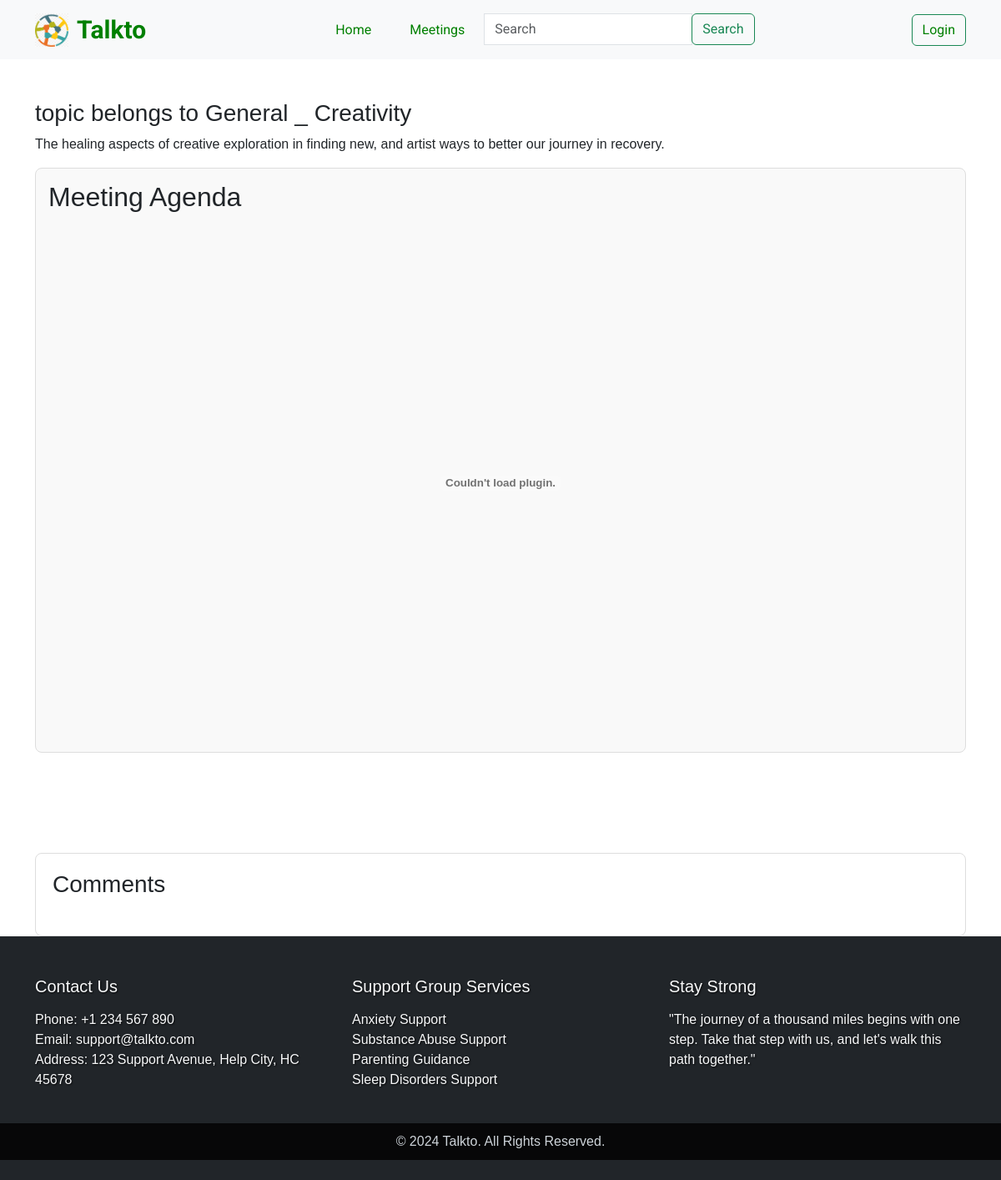
Before: /reading/3 with the older database file.
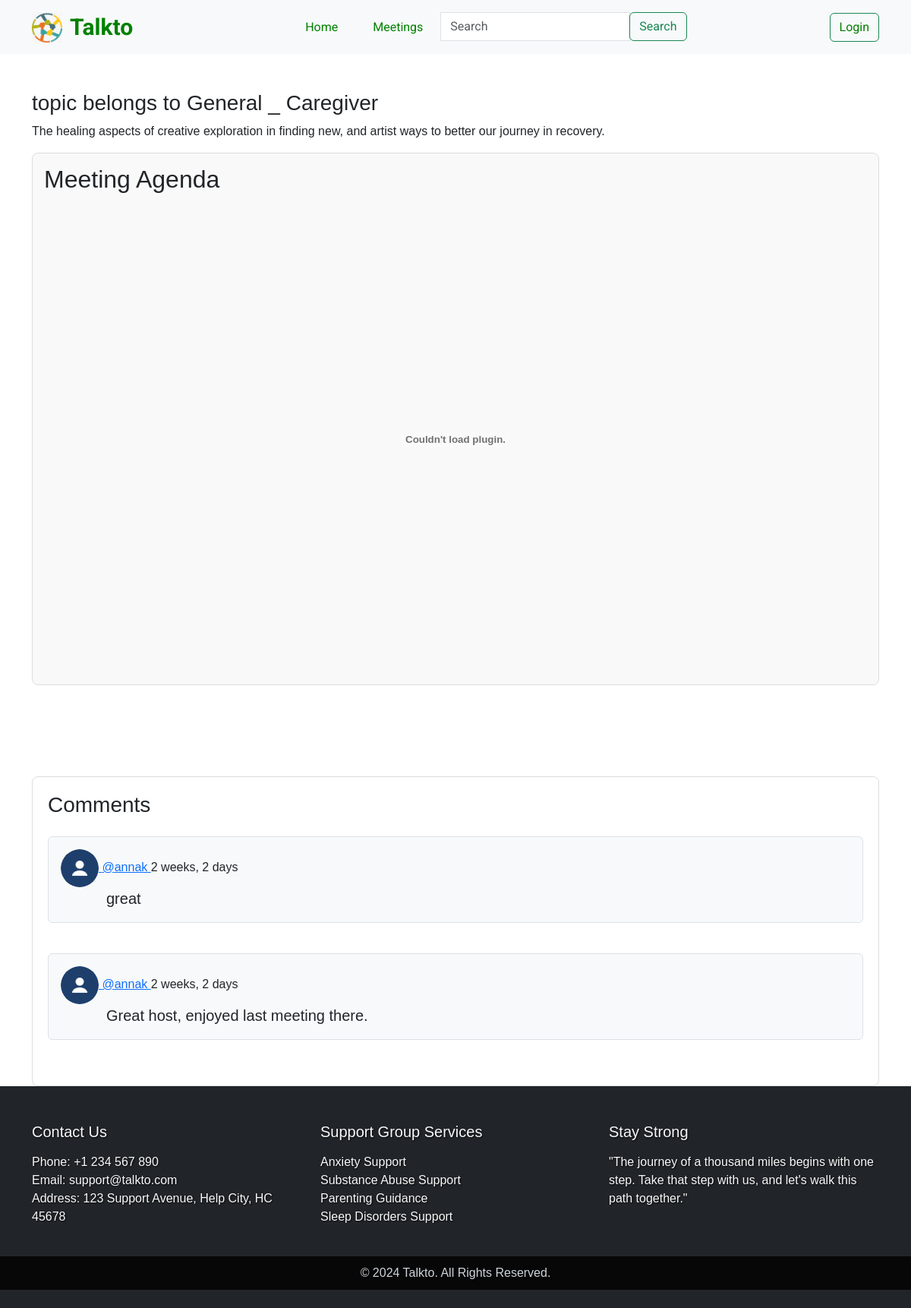
After: the same page with the newer database file.
### base/models.py (models this page shows, shortened)
class Topic(models.Model):
    picture = models.ImageField(null=True, blank=True)
    name = models.CharField(max_length=200)
    description = models.TextField(max_length=500)
    content = models.CharField(max_length=200)
    category = models.ForeignKey(Category, on_delete=models.CASCADE)
    class Meta:
        ordering = ['name']
    def __str__(self):
        return f"{self.category} _ {self.name}"

class Category(models.Model):
    heading = models.CharField(max_length=200)
    def __str__(self):
        return self.heading

class Meeting(models.Model):
    creator = models.ForeignKey('User', on_delete=models.CASCADE)
    headline = models.CharField(max_length=100)
    conversation = models.ForeignKey(Conversation, on_delete=models.CASCADE)
    description = models.TextField(max_length=300)
    topic = models.ManyToManyField(Topic, related_name='Topic', blank=True)
    category = models.ManyToManyField(Category, related_name='Category', blank=True)
    file = models.FileField(null=True)
    created = models.DateTimeField(auto_now_add=True)
    update = models.DateTimeField(auto_now=True)
    class Meta:
        ordering = ["headline", 'created']

class Comment(models.Model):
    user = models.ForeignKey('User', on_delete=models.CASCADE)
    meeting = models.ForeignKey('Meeting', on_delete=models.CASCADE)
    body = models.TextField()
    created = models.DateTimeField(auto_now_add=True)
    class Meta:
        ordering = ['-created']

class User(AbstractUser):
    topics = models.ManyToManyField(Topic, related_name='topics', blank=True)
    meetings = models.ManyToManyField(Meeting, related_name='meetings', blank=True)
    avatar = models.ImageField(null=True, default='avatar.png')
    bio = models.TextField(null=True)

### base/views.py (the view)
# urls.py: path('reading/<str:id>', views.reading, name='reading'),
def reading(request, id):
    meeting = Meeting.objects.get(id=id)
    meeting_comments = meeting.comment_set.all()  # .order_by('-created')
    if request.method == "POST":
        Comment.objects.create(
            user=request.user,
            meeting=meeting,
            body=request.POST.get('body')
        )
    return render(request, 'base/reading.html', {'meeting': meeting, 'comments': meeting_comments})

### base/templates/base/reading.html (shortened to what this page needs)
{% extends 'main.html' %}
{% load static %}
{% block static %}
        <link rel="stylesheet" href="{% static 'styles/styles.css' %}">
{% endblock %}
{% block content %}
<div class="container mt-5">
    <h3>
        {% for topic in meeting.topic.all %}
            topic belongs to {{ topic }}
        {% endfor %}
    </h3>
    <p>{{meeting.description}}</p>
    {% load static %}
    <div class="pdf-viewer mb-4">
        <h2 class="mb-4">Meeting Agenda</h2>
        <embed src="{% static meeting.file.url %}" width="100%" height="600px" scrolling="auto">
    </div>
    <br>
    <br>
    <div class="comment-section mt-5">
        <h3 class="mb-4">Comments</h3>
        <div class="mt-4">
            {% for comment in comments %}
                <div class="comment mb-3 p-3 border rounded">
                    <a href="{% url 'profile' comment.user.id %}">
                        <img src="{{ comment.user.avatar.url }} " width="50px" height="50px" style="border-radius: 50%;">
                        @{{ comment.user.username }}
                    </a> <span>{{ comment.created | timesince }}</span>
                    <div style="margin-left:60px; font-size:20px;">
                        {{ comment.body }}
                    </div>
                </div>
                <br>
            {% endfor %}
        </div>
    </div>
</div>
{% endblock %}

### templates/main.html (shortened to what this page needs)
<!DOCTYPE html>
<html lang="en">
<head>
    {% load static %}
    <link href="https://cdn.jsdelivr.net/npm/bootstrap@5.3.3/dist/css/bootstrap.min.css" rel="stylesheet">
    {% block static %}{% endblock %}
</head>
<body>
    {% include 'navbar.html' %}
    {% block content %}
    {% endblock %}
    {% block footer %}
        {% include 'footer.html' %}
    {% endblock %}
</body>
</html>

### templates/navbar.html
{% load static %}
<nav class="navbar navbar-expand-lg navbar-light bg-light sticky-top">
    <div class="container">
        <a class="navbar-brand d-flex align-items-center" href="{% url 'home' %}">
            <img src="{% static 'images/logo.png' %}" width="40" height="40" alt="Logo" class="mr-2">
            <span>Talkto</span>
        </a>
        <div class="collapse navbar-collapse justify-content-center" id="navbarNav">
            <ul class="navbar-nav">
                <li class="nav-item">
                    <a class="nav-link" href="{% url 'home' %}">Home</a>
                </li>
                <li class="nav-item">
                    <a class="nav-link" href="{% url 'about' %}">Meetings</a>
                </li>
                <li class="nav-item">
                    <form class="form-inline my-2 my-lg-0" method="GET" action="">
                        <div class="input-group">
                            <input class="form-control" type="search" placeholder="Search" aria-label="Search" name="q">
                            <div class="input-group-append">
                                <button class="btn btn-outline-success" type="submit">Search</button>
                            </div>
                        </div>
                    </form>
                </li>
            </ul>
        </div>
        <div class="navbar-nav ml-auto">
            {% if request.user.is_authenticated %}
            <li class="nav-item dropdown">
                <a class="nav-link dropdown-toggle d-flex align-items-center" href="{% url 'profile' request.user.id %}" id="navbarDropdown" role="button" data-toggle="dropdown" aria-haspopup="true" aria-expanded="false">
                    <img src="{{ request.user.avatar.url }}" width="30" height="30" class="rounded-circle mr-2" alt="{{ current_user.username }}">
                    {{ request.user.username }}
                </a>
                <div class="dropdown-menu dropdown-menu-right" aria-labelledby="navbarDropdown">
                    <a class="dropdown-item" href="{% url 'profile' request.user.id %}">My Profile</a>
                    <a class="dropdown-item" href="{% url 'update_user' %}">Update Profile</a>
                    <a class="dropdown-item" href="{% url 'logout' %}">Logout</a>
                </div>
            </li>
            {% else %}
            <li class="nav-item">
                <a class="btn btn-outline-success" href="{% url 'login' %}">Login</a>
            </li>
            {% endif %}
        </div>
    </div>
</nav>

### templates/footer.html (shortened to what this page needs)
<footer class="footer bg-dark text-light pt-5 pb-4">
    <div class="container">
        <div class="row">
            <div class="col-md-4">
                <h5>Contact Us</h5>
                <ul class="list-unstyled">
                    <li>Phone: +1 234 567 890</li>
                    <li>Email: <a href="mailto:support@talkto.com" class="text-light">support@talkto.com</a></li>
                    <li>Address: 123 Support Avenue, Help City, HC 45678</li>
                </ul>
            </div>
            <div class="col-md-4">
                <h5>Support Group Services</h5>
                <ul class="list-unstyled">
                    <li><a href="#" class="text-light">Anxiety Support</a></li>
                    <li><a href="#" class="text-light">Substance Abuse Support</a></li>
                    <li><a href="#" class="text-light">Parenting Guidance</a></li>
                    <li><a href="#" class="text-light">Sleep Disorders Support</a></li>
                </ul>
            </div>
            <div class="col-md-4">
                <h5>Stay Strong</h5>
                <p>"The journey of a thousand miles begins with one step. Take that step with us, and let's walk this path together."</p>
            </div>
        </div>
    </div>
    <div class="footer-bottom mt-4">
        <div class="container text-center">
            <p>&copy; 2024 Talkto. All Rights Reserved.</p>
        </div>
    </div>
</footer>

### static/styles/styles.css (style rules this page uses)
body { font-family: Arial, sans-serif; }
.navbar { background-color: #343a40; }
.navbar a { color: green; }
.form-control { border-radius: 0; }
.navbar { font-family: 'Roboto', sans-serif; }
.navbar-brand img { margin-right: 10px; }
.navbar-brand { font-weight: 500; }
.navbar-brand span { font-size: 1.5em; font-weight: bold; }
.nav-link { margin: 0 15px; font-weight: 400; color: #333; }
.form-inline .form-control { width: 250px; }

### base/templates/base/reading.html (style rules this page uses)
.pdf-viewer { border: 1px solid #ddd; border-radius: 8px; padding: 15px; background-color: #f9f9f9; }
.comment-section { border: 1px solid #ddd; border-radius: 8px; padding: 20px; background-color: #fff; }
.comment { border: 1px solid #ddd; border-radius: 5px; background-color: #f8f9fa; }
.mb-4 { margin-bottom: 1.5rem; }
.mt-5 { margin-top: 3rem; }

### templates/footer.html (style rules this page uses)
.footer { background-size: cover; background-position: center; color: #f8f9fa; text-shadow: 1px 1px 2px rgba(0, 0, 0, 0.8); }
.footer h5 { font-size: 1.25rem; margin-bottom: 1rem; }
.footer a { text-decoration: none; color: #f8f9fa; }
.footer p { margin: 0; }
.footer-bottom { background-color: rgba(0, 0, 0, 0.8); padding: 10px 0; color: #ced4da; }

Changed rows visible on the page:
changed Topic: category+name "General _ Creativity" → "General _ Caregiver"
added Comment: user.avatar (placeholder picture), user.username "annak", created "2 weeks, 2 days", body "great"
added Comment: user.avatar (placeholder picture), user.username "annak", created "2 weeks, 2 days", body "Great host, enjoyed last meeting there."
